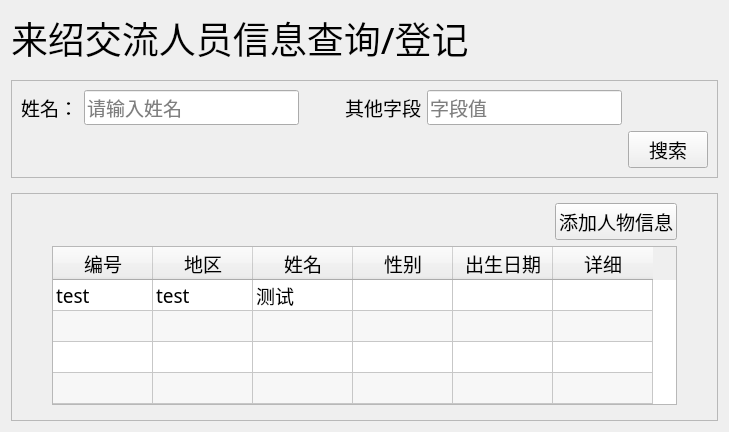
<?xml version="1.0" encoding="UTF-8"?>
<ui version="4.0">
 <class>Form</class>
 <widget class="QWidget" name="Form">
  <property name="geometry">
   <rect>
    <x>0</x>
    <y>0</y>
    <width>729</width>
    <height>432</height>
   </rect>
  </property>
  <property name="font">
   <font>
    <family>黑体</family>
    <pointsize>14</pointsize>
   </font>
  </property>
  <property name="windowTitle">
   <string>Form</string>
  </property>
  <layout class="QVBoxLayout" name="verticalLayout">
   <property name="spacing">
    <number>15</number>
   </property>
   <item>
    <widget class="QLabel" name="label">
     <property name="font">
      <font>
       <family>黑体</family>
       <pointsize>28</pointsize>
      </font>
     </property>
     <property name="text">
      <string>来绍交流人员信息查询/登记</string>
     </property>
    </widget>
   </item>
   <item>
    <widget class="QFrame" name="frame">
     <property name="font">
      <font>
       <family>黑体</family>
       <pointsize>14</pointsize>
      </font>
     </property>
     <property name="frameShape">
      <enum>QFrame::StyledPanel</enum>
     </property>
     <layout class="QGridLayout" name="gridLayout">
      <item row="0" column="3">
       <spacer name="horizontalSpacer">
        <property name="orientation">
         <enum>Qt::Horizontal</enum>
        </property>
        <property name="sizeType">
         <enum>QSizePolicy::Fixed</enum>
        </property>
        <property name="sizeHint" stdset="0">
         <size>
          <width>40</width>
          <height>20</height>
         </size>
        </property>
       </spacer>
      </item>
      <item row="1" column="6">
       <widget class="QPushButton" name="button_search">
        <property name="cursor">
         <cursorShape>PointingHandCursor</cursorShape>
        </property>
        <property name="text">
         <string>搜索</string>
        </property>
       </widget>
      </item>
      <item row="0" column="4">
       <layout class="QHBoxLayout" name="horizontalLayout_2">
        <item>
         <widget class="QLabel" name="label_3">
          <property name="text">
           <string>其他字段</string>
          </property>
         </widget>
        </item>
        <item>
         <widget class="QLineEdit" name="lineEdit_2">
          <property name="placeholderText">
           <string>字段值</string>
          </property>
         </widget>
        </item>
       </layout>
      </item>
      <item row="0" column="0">
       <layout class="QHBoxLayout" name="horizontalLayout_3">
        <item>
         <widget class="QLabel" name="label_2">
          <property name="text">
           <string>姓名：</string>
          </property>
         </widget>
        </item>
        <item>
         <widget class="QLineEdit" name="lineEdit">
          <property name="placeholderText">
           <string>请输入姓名</string>
          </property>
         </widget>
        </item>
       </layout>
      </item>
     </layout>
    </widget>
   </item>
   <item>
    <widget class="QFrame" name="frame_2">
     <property name="frameShape">
      <enum>QFrame::StyledPanel</enum>
     </property>
     <layout class="QVBoxLayout" name="verticalLayout_2">
      <property name="leftMargin">
       <number>40</number>
      </property>
      <property name="rightMargin">
       <number>40</number>
      </property>
      <item>
       <layout class="QHBoxLayout" name="horizontalLayout">
        <item>
         <spacer name="horizontalSpacer_2">
          <property name="orientation">
           <enum>Qt::Horizontal</enum>
          </property>
          <property name="sizeHint" stdset="0">
           <size>
            <width>40</width>
            <height>20</height>
           </size>
          </property>
         </spacer>
        </item>
        <item>
         <widget class="QPushButton" name="button_add">
          <property name="font">
           <font>
            <family>黑体</family>
            <pointsize>14</pointsize>
           </font>
          </property>
          <property name="cursor">
           <cursorShape>PointingHandCursor</cursorShape>
          </property>
          <property name="text">
           <string>添加人物信息</string>
          </property>
         </widget>
        </item>
       </layout>
      </item>
      <item>
       <widget class="QTableWidget" name="tableWidget">
        <property name="minimumSize">
         <size>
          <width>601</width>
          <height>0</height>
         </size>
        </property>
        <property name="font">
         <font>
          <family>黑体</family>
          <pointsize>14</pointsize>
         </font>
        </property>
        <property name="verticalScrollBarPolicy">
         <enum>Qt::ScrollBarAlwaysOff</enum>
        </property>
        <property name="horizontalScrollBarPolicy">
         <enum>Qt::ScrollBarAlwaysOff</enum>
        </property>
        <property name="alternatingRowColors">
         <bool>true</bool>
        </property>
        <property name="rowCount">
         <number>10</number>
        </property>
        <property name="columnCount">
         <number>6</number>
        </property>
        <attribute name="verticalHeaderVisible">
         <bool>false</bool>
        </attribute>
        <row/>
        <row/>
        <row/>
        <row/>
        <row/>
        <row/>
        <row/>
        <row/>
        <row/>
        <row/>
        <column>
         <property name="text">
          <string>编号</string>
         </property>
        </column>
        <column>
         <property name="text">
          <string>地区</string>
         </property>
        </column>
        <column>
         <property name="text">
          <string>姓名</string>
         </property>
        </column>
        <column>
         <property name="text">
          <string>性别</string>
         </property>
        </column>
        <column>
         <property name="text">
          <string>出生日期</string>
         </property>
        </column>
        <column>
         <property name="text">
          <string>详细</string>
         </property>
        </column>
        <item row="0" column="0">
         <property name="text">
          <string>test</string>
         </property>
        </item>
        <item row="0" column="1">
         <property name="text">
          <string>test</string>
         </property>
        </item>
        <item row="0" column="2">
         <property name="text">
          <string>测试</string>
         </property>
        </item>
       </widget>
      </item>
      <item>
       <widget class="PageController" name="page_controller" native="true"/>
      </item>
     </layout>
    </widget>
   </item>
  </layout>
 </widget>
 <customwidgets>
  <customwidget>
   <class>PageController</class>
   <extends>QWidget</extends>
   <header location="global">ui.page_elements.PageController</header>
   <container>1</container>
  </customwidget>
 </customwidgets>
 <resources/>
 <connections/>
</ui>
